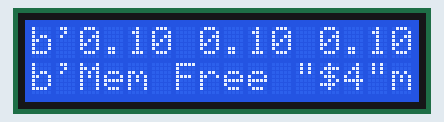
A program run on a simulated Raspberry Pi (BCM pin numbers). Shown: 16×2 character LCD. System figures (address, load, memory, disk, uptime) are fixed made-up values.

Above: at 0.2 s.

The program:

Adafruit_CharLCD_uptime.py
```python
#!/usr/bin/python


# Adafruit https://github.com/adafruit/Adafruit-Raspberry-Pi-Python-Code (With modifications by Jeffsx240)
# Copyright (c) 2012-2013 Limor Fried, Kevin Townsend and Mikey Sklar for Adafruit Industries. All rights reserved.
# Redistribution and use in source and binary forms, with or without modification, are permitted provided that the following conditions are met: * Redistributions of source code must retain the above copyright notice, this list of conditions and the following disclaimer. * Redistributions in binary form must reproduce the above copyright notice, this list of conditions and the following disclaimer in the documentation and/or other materials provided with the distribution. * Neither the name of the nor the names of its contributors may be used to endorse or promote products derived from this software without specific prior written permission.
# THIS SOFTWARE IS PROVIDED BY THE COPYRIGHT HOLDERS AND CONTRIBUTORS "AS IS" AND ANY EXPRESS OR IMPLIED WARRANTIES, INCLUDING, BUT NOT LIMITED TO, THE IMPLIED WARRANTIES OF MERCHANTABILITY AND FITNESS FOR A PARTICULAR PURPOSE ARE DISCLAIMED. IN NO EVENT SHALL BE LIABLE FOR ANY DIRECT, INDIRECT, INCIDENTAL, SPECIAL, EXEMPLARY, OR CONSEQUENTIAL DAMAGES (INCLUDING, BUT NOT LIMITED TO, PROCUREMENT OF SUBSTITUTE GOODS OR SERVICES; LOSS OF USE, DATA, OR PROFITS; OR BUSINESS INTERRUPTION) HOWEVER CAUSED AND ON ANY THEORY OF LIABILITY, WHETHER IN CONTRACT, STRICT LIABILITY, OR TORT (INCLUDING NEGLIGENCE OR OTHERWISE) ARISING IN ANY WAY OUT OF THE USE OF THIS SOFTWARE, EVEN IF ADVISED OF THE POSSIBILITY OF SUCH DAMAGE.

from Adafruit_CharLCD import Adafruit_CharLCD
from subprocess import *
from time import sleep, strftime
from datetime import datetime

lcd = Adafruit_CharLCD()

cmd1 = "cat /proc/loadavg | awk '{print $1,$2,$3}'"
cmd2 = "free -m | grep Mem | awk '{print \"Mem Free \"$4\"m\"}'"

lcd.begin(16, 1)


def run_cmd(cmd):
    p = Popen(cmd, shell=True, stdout=PIPE)
    output = p.communicate()[0]
    return output

while 1:
    load = run_cmd(cmd1)
    mem = run_cmd(cmd2)
    lcd.clear()
#    lcd.message(datetime.now().strftime('%b %d  %H:%M:%S\n'))
#    lcd.message('IP %s' % (ipaddr))
    lcd.message('%s\n%s' % (load, mem))
    sleep(2)
```
